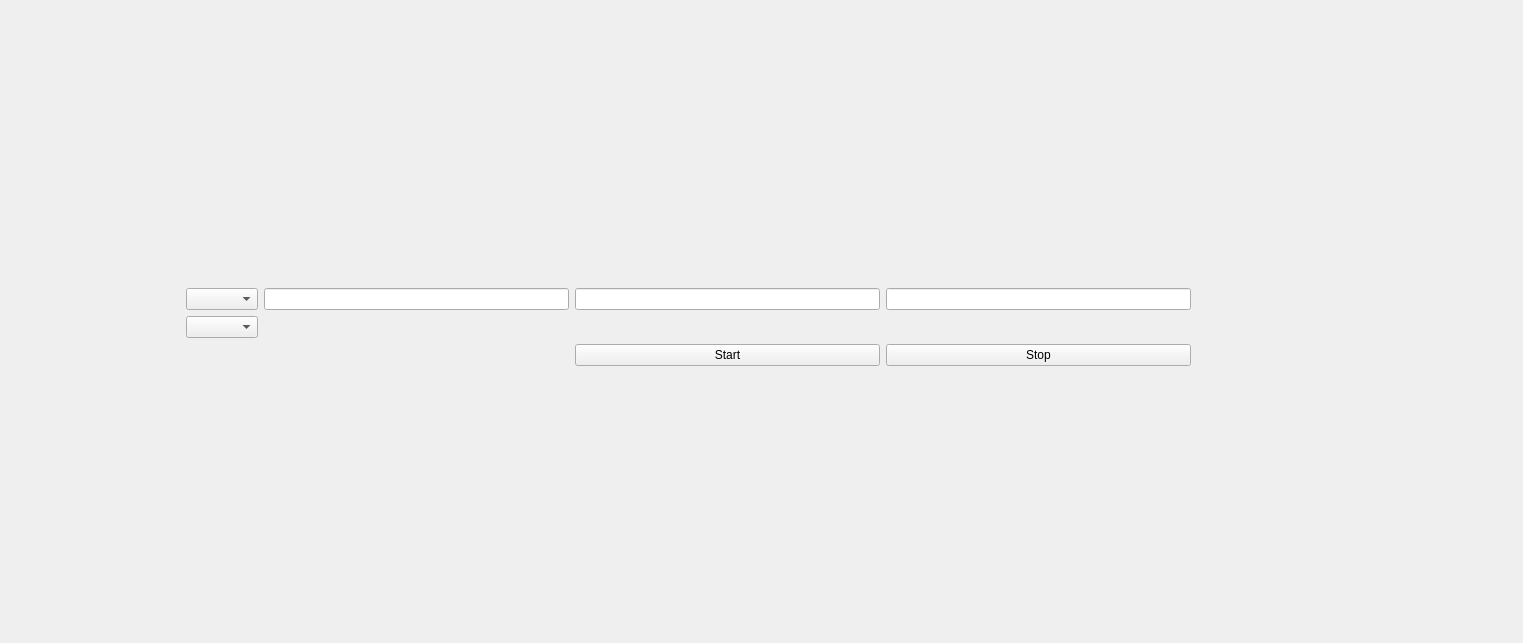
<?xml version="1.0" encoding="UTF-8"?>
<ui version="4.0">
 <class>Form</class>
 <widget class="QWidget" name="Form">
  <property name="geometry">
   <rect>
    <x>0</x>
    <y>0</y>
    <width>1523</width>
    <height>643</height>
   </rect>
  </property>
  <property name="windowTitle">
   <string>Form</string>
  </property>
  <widget class="QWidget" name="verticalLayoutWidget">
   <property name="geometry">
    <rect>
     <x>180</x>
     <y>50</y>
     <width>1011</width>
     <height>534</height>
    </rect>
   </property>
   <layout class="QVBoxLayout" name="verticalLayout">
    <item>
     <spacer name="horizontalSpacer">
      <property name="orientation">
       <enum>Qt::Horizontal</enum>
      </property>
      <property name="sizeHint" stdset="0">
       <size>
        <width>40</width>
        <height>20</height>
       </size>
      </property>
     </spacer>
    </item>
    <item>
     <layout class="QHBoxLayout" name="horizontalLayout">
      <item>
       <widget class="QWidget" name="dataVizWidget" native="true"/>
      </item>
      <item>
       <layout class="QGridLayout" name="gridLayout">
        <item row="2" column="3">
         <widget class="QPushButton" name="pushButton_2">
          <property name="text">
           <string>Stop</string>
          </property>
         </widget>
        </item>
        <item row="0" column="3">
         <widget class="PyDMLineEdit" name="StepsInput1">
          <property name="toolTip">
           <string/>
          </property>
         </widget>
        </item>
        <item row="2" column="2">
         <widget class="QPushButton" name="pushButton">
          <property name="text">
           <string>Start</string>
          </property>
         </widget>
        </item>
        <item row="1" column="0">
         <widget class="QComboBox" name="DetectorSelector1"/>
        </item>
        <item row="0" column="0">
         <widget class="QComboBox" name="MotorSelector1"/>
        </item>
        <item row="0" column="1">
         <widget class="PyDMLineEdit" name="StartInput1">
          <property name="toolTip">
           <string/>
          </property>
         </widget>
        </item>
        <item row="0" column="2">
         <widget class="PyDMLineEdit" name="StopInput1">
          <property name="toolTip">
           <string/>
          </property>
         </widget>
        </item>
       </layout>
      </item>
     </layout>
    </item>
   </layout>
  </widget>
 </widget>
 <customwidgets>
  <customwidget>
   <class>PyDMLineEdit</class>
   <extends>QLineEdit</extends>
   <header>pydm.widgets.line_edit</header>
  </customwidget>
 </customwidgets>
 <resources/>
 <connections/>
</ui>
